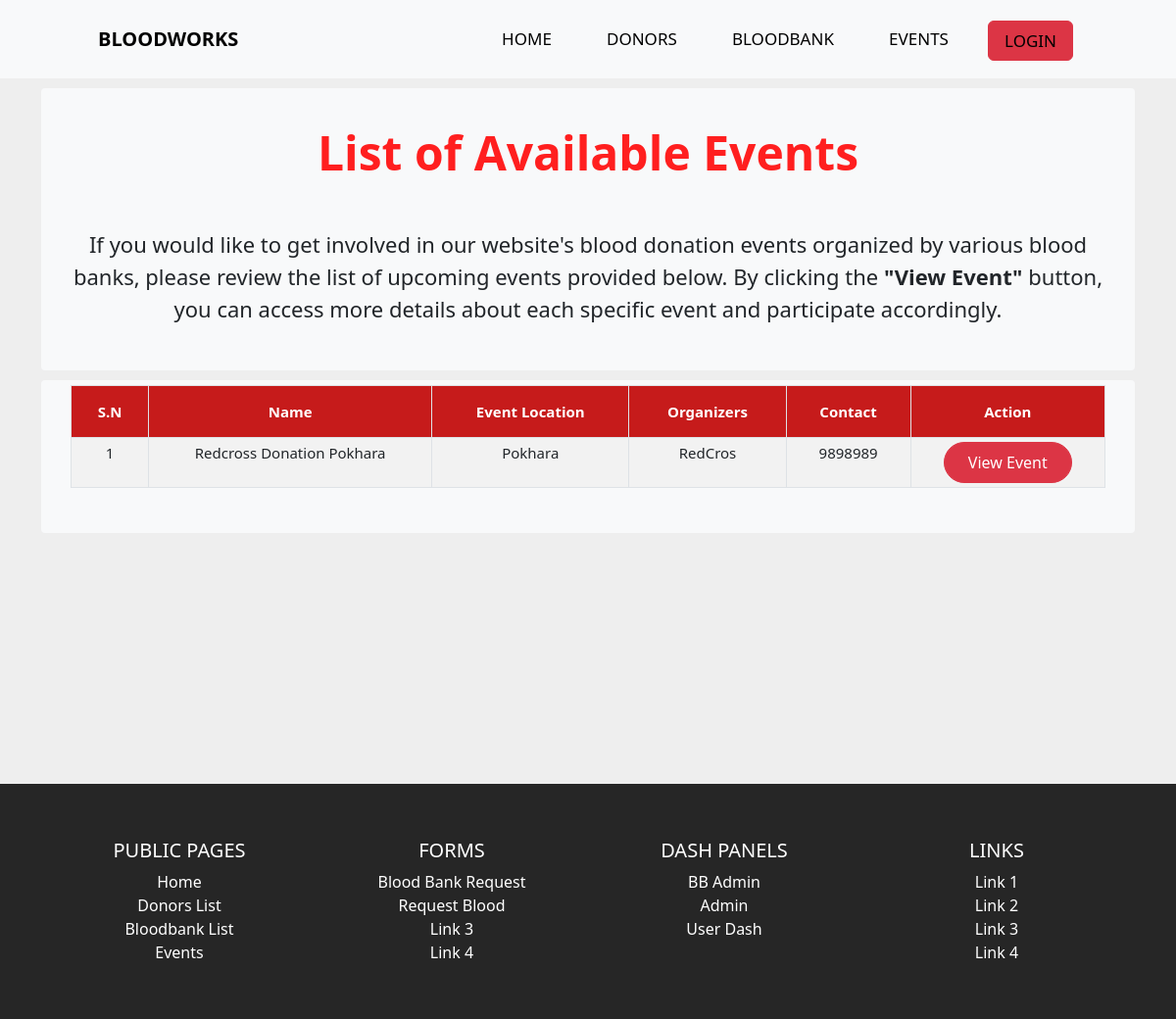
Before: /events with the older database file.
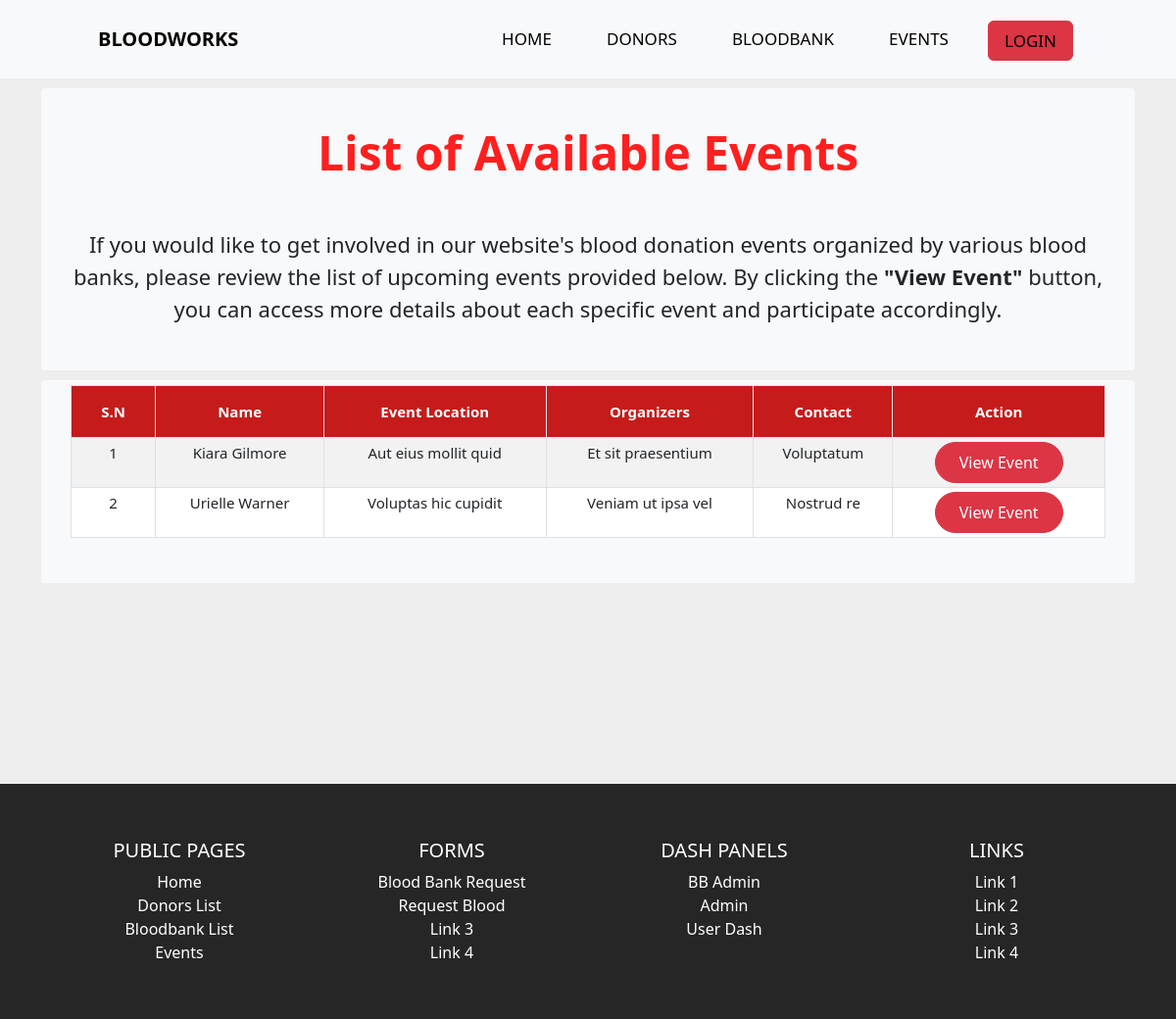
After: the same page with the newer database file.
### tables this page shows
CREATE TABLE `event` (
  `event_id` int(11) NOT NULL,
  `bb_id` int(11) DEFAULT NULL,
  `event_name` varchar(50) DEFAULT NULL,
  `event_location` varchar(50) DEFAULT NULL,
  `event_desc` text DEFAULT NULL,
  `organizer` varchar(50) DEFAULT NULL,
  `contact_info` varchar(255) DEFAULT NULL,
  `event_date` date DEFAULT NULL,
  `image` varchar(100) DEFAULT NULL
);

### controllers/Events.php (called while the page is built, shortened)
<?php
class Events
{
    public function index($a = "", $b = "", $c = "")
    {
        $eventlist = $this->eventLists();
        $data = [
            "events" => $eventlist,
        ];
        $this->view('events',$data);
    }
    private function eventLists()
    {
        $eventlist = new Model;
        $eventlist->table = "event";
        $eventlist->order_column = "event_id";
        $eventlist = $eventlist->findAll();
        return $eventlist;
    }
}

### includes/app.php (called while the page is built, shortened)
<?php
class App
{
    private $method = "index";
    public function splitURL()
    {
        $URL = $_GET['url'] ?? 'home';
        $URL = explode("/", trim($URL, "/"));
        return $URL;
    }
    public function loadController()
    {
        $URL = $this->splitURL();
        if($URL[0] == "dash"){
            if ($URL[0] == "dash" && !isset($URL[1])) {
                $filename = "controllers/Dash"  . ".php";
            } elseif ($URL[0] == "dash" && isset($URL[1])) {
                $filename = "controllers/" . $URL[0] . $URL[1] . ".php";
            }
        }
        elseif ($URL[0] == "admin"  ) {
            if ($URL[0] == "admin" && !isset($URL[1])) {
                $filename = "controllers/Admin"  . ".php";
            } elseif ($URL[0] == "admin" && isset($URL[1])) {
                $filename = "controllers/" . $URL[0] . $URL[1] . ".php";
            }
        }
        elseif ($URL[0] == "bbadmin"  ) {
            if ($URL[0] == "bbadmin" && !isset($URL[1])) {
                $filename = "controllers/bbadmin"  . ".php";
            } elseif ($URL[0] == "bbadmin" && isset($URL[1])) {
                $filename = "controllers/" . $URL[0] . $URL[1] . ".php";
            }
        }
        else{
            $filename = "controllers/" .$URL[0] . ".php";
        }
        if (file_exists($filename)) {
            unset($URL[0]);
        } else {
            $filename = "controllers/_404.php";
            require $filename;
            $this->controller = "_404";
        }
        $controller = new $this->controller;
        $URL = $URL ? array_values($URL) : [];
        call_user_func_array([$controller, $this->method], $URL);
    }
}

### index.php (called while the page is built, shortened)
<?php
$app = new App;
$app->loadController();
?>

### includes/database.php (called while the page is built, shortened)
<?php
trait Database
{
    public function connect()
    {
        $string = "mysql:hostname=" . DBHOST . ";dbname=" . DBNAME;
        $con = new PDO($string, DBUSER, DBPASS);
        return $con;
    }
    public function query($query, $data = [])
    {
        $con = $this->connect();
        $stm = $con->prepare($query);
        $check = $stm->execute($data);
        if ($check) {
            $result = $stm->fetchAll(PDO::FETCH_OBJ);
            if (is_array($result) && count($result)) {
                return $result;
            }
        }
        return false;
    }
}

### includes/models.php (called while the page is built, shortened)
<?php
class Model
{
    public $table = "users";
    protected $limit = '100';
    protected $offset = 0;
    protected $order_type = "desc";
    public $order_column = "id";
    public function findAll()
    {
        $query = "select * from $this->table order by $this->order_column $this->order_type limit  $this->limit offset $this->offset";
        return $this->query($query);
    }
}

### views/events.views.php (the view)
<?php
$sn = 0;
?>
<?php include "header.php"; ?>
<main class="container-xl top-gap">
    <div class="table-section">
    <div class="list-head">
        <h1 class="table-sec-title fw-bold display-5">List of Available Events</h1>
        <p class="evnt-info">If you would like to get involved in our website's blood donation events organized by various blood banks, please review the list of upcoming events provided below. By clicking the <strong>"View Event"</strong> button, you can access more details about each specific event and participate accordingly.</p>
    </div>
    <div style="overflow-x:auto;" class="tb-cont">
            <table id="datatable" class="table table-hover table-striped table-bordered table-sm" cellspacing=" 0" width="100%">
                <thead>
                    <tr>
                        <th>S.N</th>
                        <th>Name</th>
                        <th>Event Location</th>
                        <th>Organizers</th>
                        <th>Contact</th>
                        <th>Action</th>
                    </tr>
                </thead>
                <?php if (empty($events)) {
                    echo "No event available";
                } else {
                    foreach ($events as $event) { ?>
                        <tr>
                            <td><?= ++$sn ?></td>
                            <td><?= $event->event_name ?></td>
                            <td><?= $event->event_location; ?></td>
                            <td><?= $event->organizer; ?></td>
                            <td><?= $event->contact_info; ?></td>
                            <td><a class="btn btn-danger" href="event/<?= $event->event_id ?>">View Event</a></td>
                        </tr>
                <?php
                    }
                }
                ?>
            </table>
        </div>
    </div>
</main>
<?php include "footer.php" ?>

Changed rows visible on the page:
removed event: event_name "Redcross Donation Pokhara", event_location "Pokhara", organizer "RedCros", contact_info "9898989"
added event: event_name "Kiara Gilmore", event_location "Aut eius mollit quid", organizer "Et sit praesentium", contact_info "Voluptatum"
added event: event_name "Urielle Warner", event_location "Voluptas hic cupidit", organizer "Veniam ut ipsa vel", contact_info "Nostrud re"
